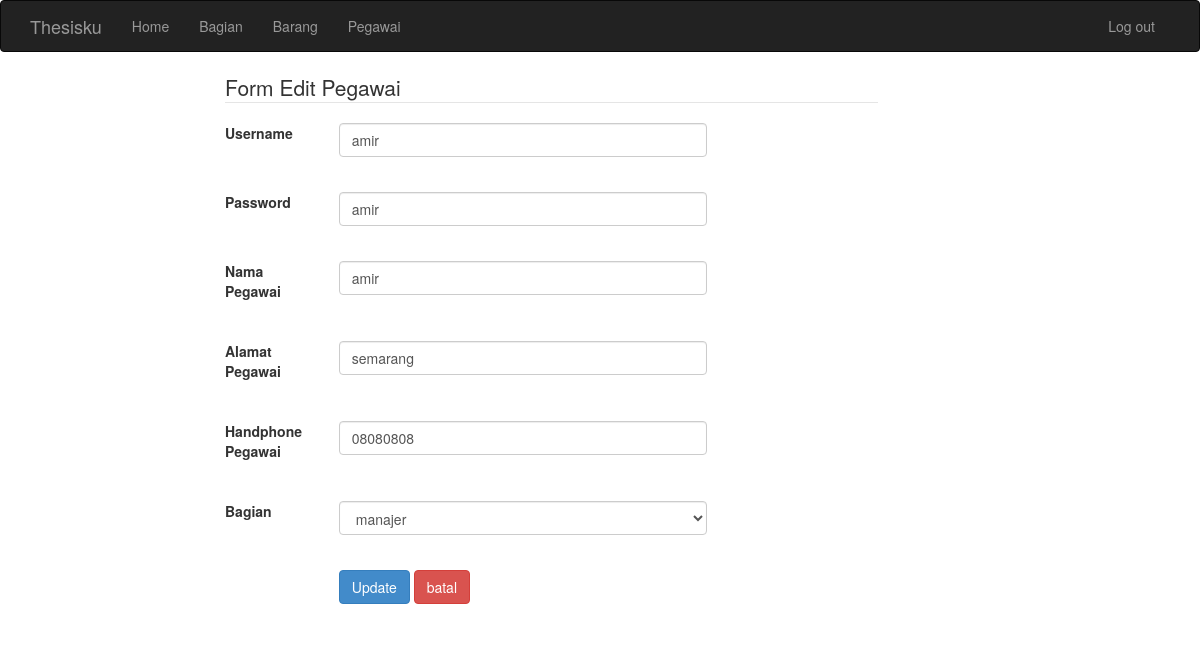
The page /admin/pegawai/pegawai_form_edit.php?id=10 on the database as committed earlier.
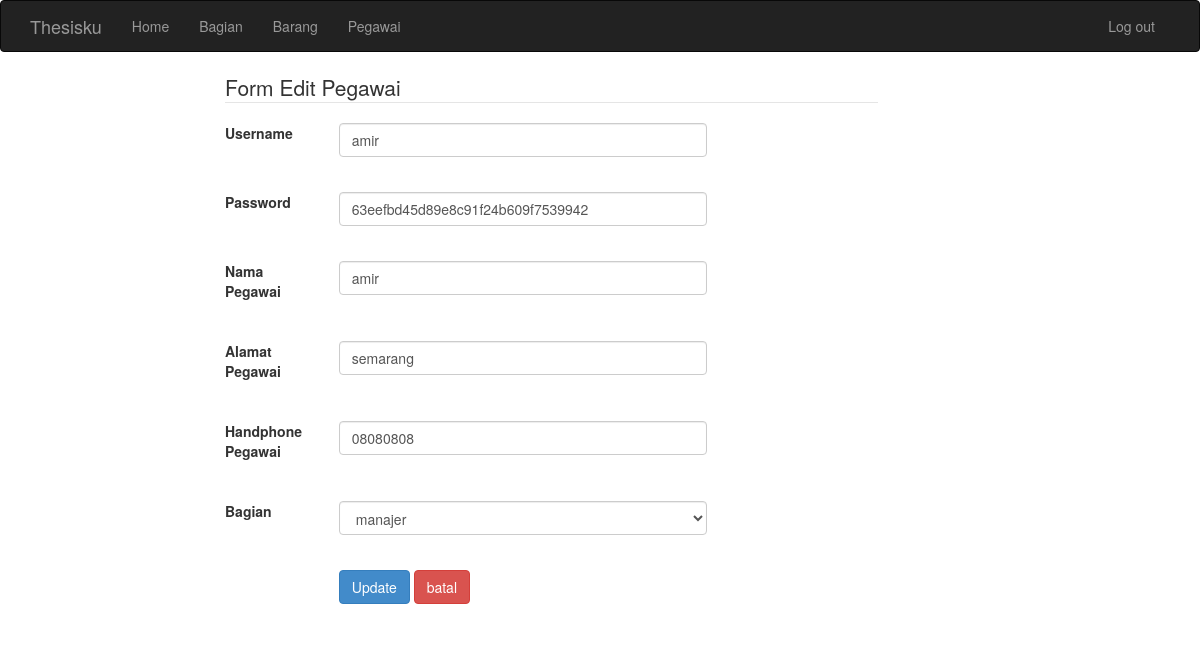
The same page on the database as committed later.
### tables this page shows
CREATE TABLE `pegawai` (
  `id_pegawai` int(16) NOT NULL,
  `username` varchar(32) NOT NULL,
  `password` varchar(255) NOT NULL,
  `nama_pegawai` varchar(32) NOT NULL,
  `alamat_pegawai` varchar(64) NOT NULL,
  `hp_pegawai` varchar(16) NOT NULL,
  `id_bagian` int(8) NOT NULL
);

CREATE TABLE `bagian` (
  `id_bagian` int(8) NOT NULL,
  `nama_bagian` varchar(32) NOT NULL
);

### class/pegawai.php (called while the page is built, shortened)
<?php
	class pegawai
	{
		private $conn;
		function __construct($conn) {
			$this->conn = $conn;
		}
		function PegawaiList ()
		{
			$sqlPegawaiList = $this->conn->query("SELECT id_pegawai, username, password, nama_pegawai, alamat_pegawai, hp_pegawai, nama_bagian FROM pegawai NATURAL JOIN bagian ORDER BY nama_pegawai ASC ");
			while ($row = $sqlPegawaiList->fetch_assoc())
			{
				$data [] = $row;
			}
			return $data;
		}
		function findPegawaiById ($id)
		{
			$sqlEditPegawai = $this->conn->query("SELECT * FROM pegawai WHERE id_pegawai = '$id'");
			while ($row = $sqlEditPegawai->fetch_assoc())
			{
				$data[] = $row;
			}
			return $data;
		}
	}
?>

### class/bagian.php (called while the page is built, shortened)
<?php
	class bagian
	{
		private $conn;
		function __construct($conn) {
			$this->conn = $conn;
		}
		function BagianList ()
		{
			$sqlBagianList = $this->conn->query("SELECT * FROM bagian ORDER BY nama_bagian ASC");
			while ($row = $sqlBagianList->fetch_assoc())
			{
				$data [] = $row;
			}
			return $data;
		}
	}
?>

### admin/pegawai/pegawai_edit.php (the view, shortened to what this page needs)
<?php
include "../../class/config.php";
include "../../class/pegawai.php";
include "../../class/bagian.php";
	$id = $_GET ['id'];
	$d1 = new database();
	$conn = $d1->koneksidatabase();
	$BagianList = new bagian($conn);
	$BagianList->BagianList();
	$DaftarBagian = $BagianList->BagianList();
	$PegawaiList = new pegawai($conn);
	$PegawaiList->PegawaiList();
	$DaftarPegawai = $PegawaiList->PegawaiList();
	$Pegawai = $PegawaiList->findPegawaiById($id);
?>
<div class="container-fluid">
    	<div class="col-md-7 col-md-offset-2">
    		<form class="form-horizontal" method="post" action="pegawai_update.php">
    			<?php
                    if(empty($Pegawai)){
                    }else{
                    foreach ($Pegawai as $key => $value) {
                    ?>
                <legend> Form Edit Pegawai </legend>
                <div class="form-group">
                	<label for="username" class="col-md-2"> Username  </label>
                	<div class="col-md-7">
                    	<input type="text" class="form-control" id="username" name="username" value="<?php echo $value['username']; ?>">
                    </div>
                </div>
                <br>
                <div class="form-group">
                	<label for="password" class="col-md-2"> Password  </label>
                	<div class="col-md-7">
                    	<input type="text" class="form-control" id="password" name="password" value="<?php echo $value['password']; ?>">
                    </div>
                </div>
                <br>
                <div class="form-group">
                	<label for="nama_pegawai" class="col-md-2"> Nama Pegawai  </label>
                	<div class="col-md-7">
                    	<input type="text" class="form-control" id="nama pegawai" name="nama_pegawai" value="<?php echo $value['nama_pegawai']; ?>">
                    </div>
                </div>
                <br>
                <div class="form-group">
                	<label for="alamat_pegawai" class="col-md-2"> Alamat Pegawai  </label>
                	<div class="col-md-7">
                    	<input type="text" class="form-control" id="alamat pegawai" name="alamat_pegawai" value="<?php echo $value['alamat_pegawai']; ?>">
                    </div>
                </div>
                <br>
                <div class="form-group">
                	<label for="handphone_pegawai" class="col-md-2"> Handphone Pegawai  </label>
                	<div class="col-md-7">
                    	<input type="text" class="form-control" id="hp_pegawai" name="hp_pegawai" value="<?php echo $value['hp_pegawai']; ?>">
                    </div>
                </div>
                <br>
                <div class="form-group">
                	<label for="id_bagian" class="col-md-2"> Bagian  </label>
                    <div class="col-md-7">
                	<select class="form-control" name="id_bagian" id="id_bagian">
                          	<?php
									foreach($DaftarBagian as $dri){
                                ?>
                                <option <?php echo ($dri['id_bagian'] == $value['id_bagian']) ? 'selected' : '' ?> value="<?php echo $dri['id_bagian'] ?>"><?php echo $dri['nama_bagian'] ?></option>
                                <?php
									}
								?>
                          </select>
                          </div>
                </div>
                <br>
                <div class="form-group">
                	<div class="col-md-7 col-md-offset-2">
                		<input type="submit" class="btn btn-md btn-primary" name="update" value="Update" >
                            <input type="reset" class="btn btn-danger" name="batal" value="batal">
                    </div>
                </div>
                <?php
                    }}
                    ?>
    		</form>
        </div>
    </div>

Rows that differ between the two databases and show on the page:
changed pegawai "amir": password "amir" → "63eefbd45d89e8c91f24b609f7539942"
